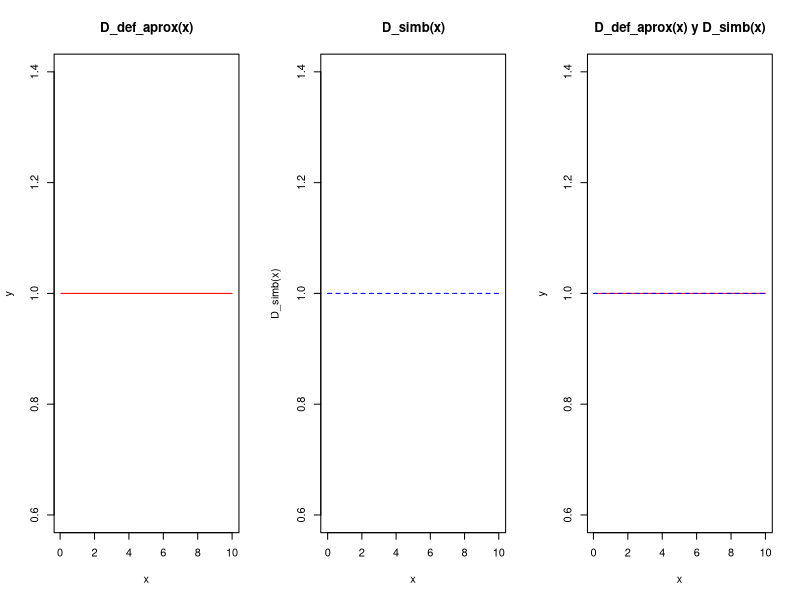
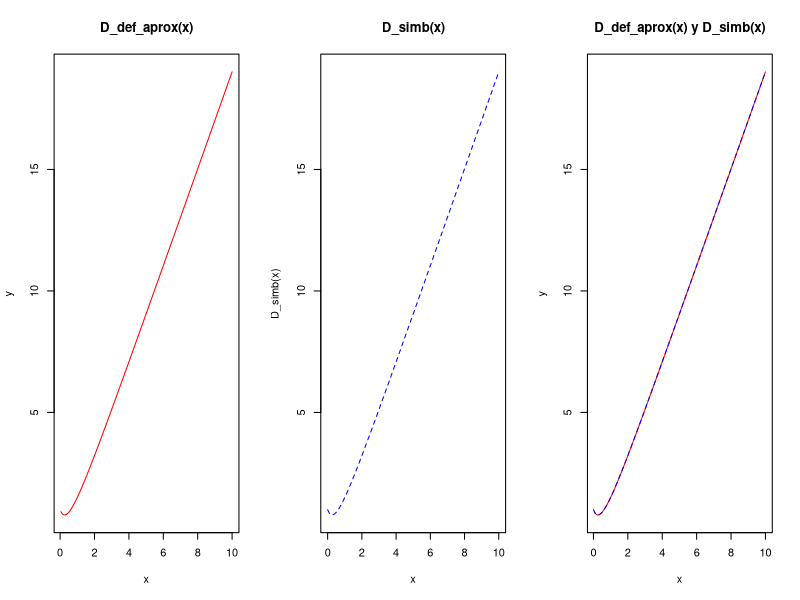
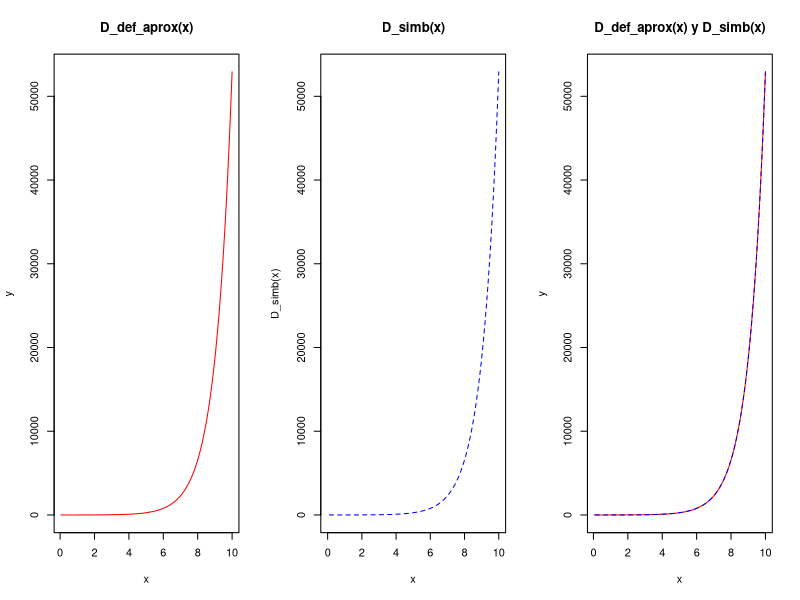
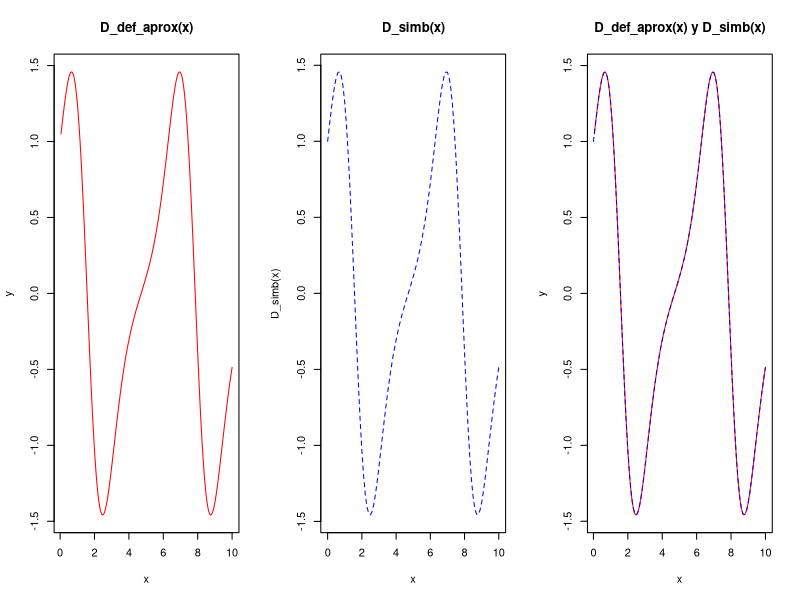
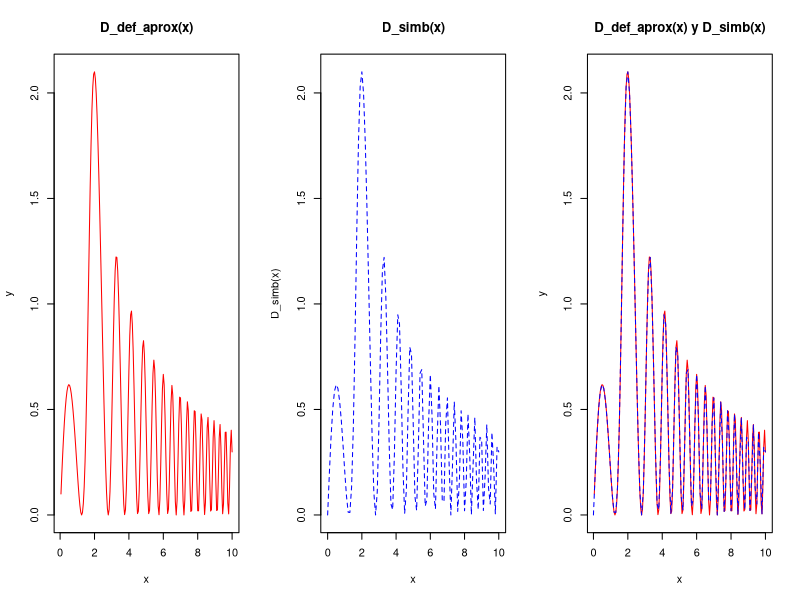
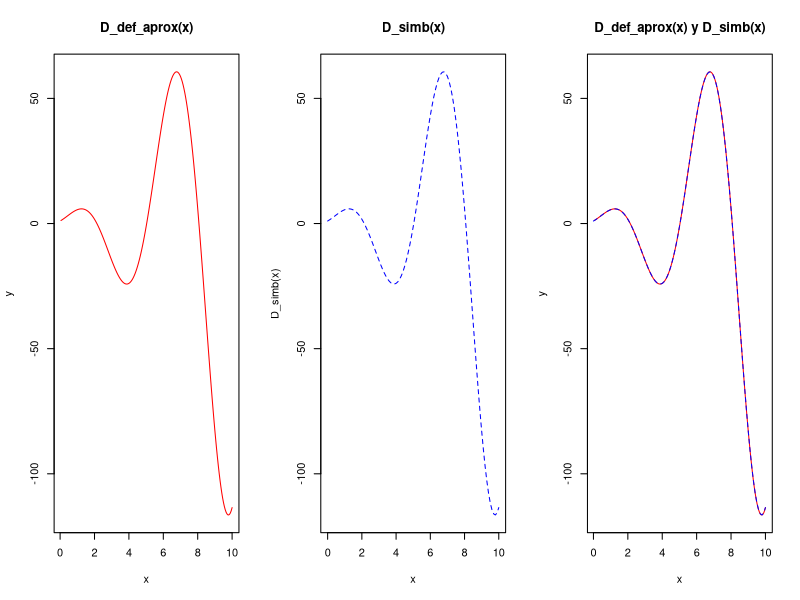
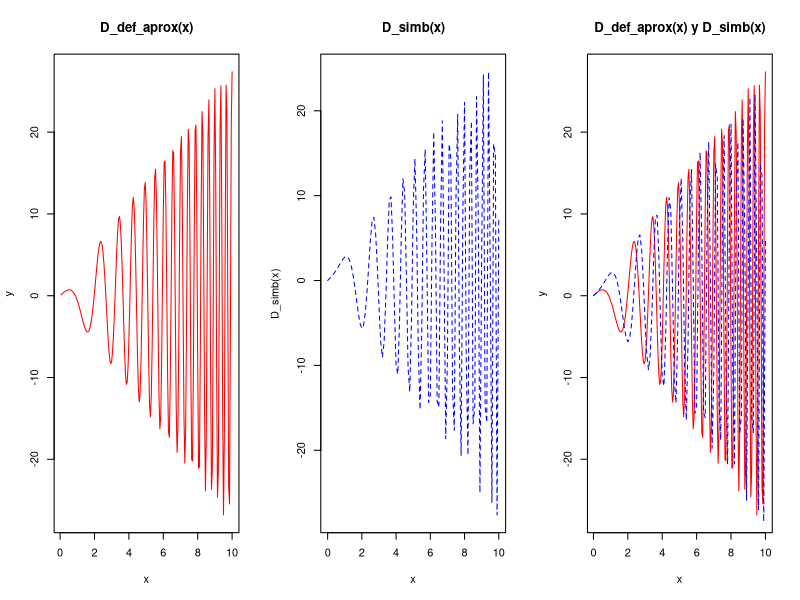
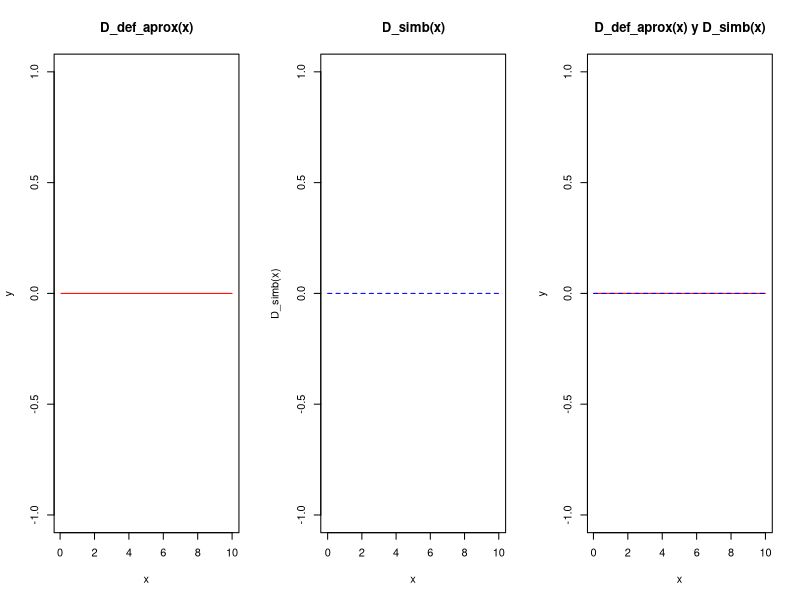

R code for these plots, in order:
MSR <- function(y,y_hat){
  if (length(y)==length(y_hat)){
    return(mean((y-y_hat)^2))
  }
}#Se define una función para calcular el error cuadrático medio
EA <- function(y,y_hat){
  sum(abs(y-y_hat))
}#se define una función para calcular el error absoluto en el intervalo
####a####
D_def_aprox <- function(i){
  
  f <- function(x){ (x^2)/x }
  
  
  stepp <- (1/100000)
  return((f(i+stepp)-f(i))/stepp)
}#Se define la función D_def que calcula la derivada dela función f definida
#internamente mediante la definición de derivada. 
x <- (1:200)/20
y <- round(D_def_aprox(x),5)

par(mfrow=c(1,3))


D_simb <- function(x){ rep(1,length(x))}
#Se define la derivada obtenida de forma analítica.
plot(x,y,type="l",col="red")
title(main="D_def_aprox(x)")
curve(D_simb(x),0,10,col="blue",lty=2)
title(main="D_simb(x)")

plot(x,y,type="l",col="red")
curve(D_simb(x),0,10,col="blue",lty=2,add=TRUE)
title(main="D_def_aprox(x) y D_simb(x)")


#Se calcúla el error cuadrático medio. 
MSR(D_simb(x),D_def_aprox(x))
#Se calcúla el error absoluto en el intervalo 1,10
EA(D_simb(x),D_def_aprox(x))

####b####
D_def_aprox <- function(i){
  
  f <- function(x){ ( ((x^3)+2*x+1)/(x+1)  )}
  
  
  stepp <- (1/100000)
  return((f(i+stepp)-f(i))/stepp)
}#Se define la función D_def que calcula la derivada dela función f definida
#internamente mediante la definición de derivada. 
x <- (1:200)/20
y <- round(D_def_aprox(x),5)

par(mfrow=c(1,3))


D_simb <- function(x){ ((2*x^3)+(3*x^2)+1)/((x+1)^2)}
#Se define la derivada obtenida de forma analítica.
plot(x,y,type="l",col="red")
title(main="D_def_aprox(x)")
curve(D_simb(x),0,10,col="blue",lty=2)
title(main="D_simb(x)")

plot(x,y,type="l",col="red")
curve(D_simb(x),0,10,col="blue",lty=2,add=TRUE)
title(main="D_def_aprox(x) y D_simb(x)")

#Se calcúla el error cuadrático medio. 
MSR(D_simb(x),D_def_aprox(x))
#Se calcúla el error absoluto en el intervalo 1,10
EA(D_simb(x),D_def_aprox(x))
####c####
D_def_aprox <- function(i){
  
  f <- function(x){ log(x)*exp(x)}
  
  
  stepp <- (1/100000)
  return((f(i+stepp)-f(i))/stepp)
}#Se define la función D_def que calcula la derivada dela función f definida
#internamente mediante la definición de derivada. 
x <- (1:200)/20
y <- round(D_def_aprox(x),5)

par(mfrow=c(1,3))


D_simb <- function(x){ exp(x)*((1/x)+log(x))}
#Se define la derivada obtenida de forma analítica.
plot(x,y,type="l",col="red")
title(main="D_def_aprox(x)")
curve(D_simb(x),0,10,col="blue",lty=2)
title(main="D_simb(x)")

plot(x,y,type="l",col="red")
curve(D_simb(x),0,10,col="blue",lty=2,add=TRUE)
title(main="D_def_aprox(x) y D_simb(x)")


#Se calcúla el error cuadrático medio. 
MSR(D_simb(x),D_def_aprox(x))
#Se calcúla el error absoluto en el intervalo 1,10
EA(D_simb(x),D_def_aprox(x))
####d####
D_def_aprox <- function(i){
  
  f <- function(x){ exp(sin(x))}
  
  
  stepp <- (1/100000)
  return((f(i+stepp)-f(i))/stepp)
}#Se define la función D_def que calcula la derivada dela función f definida
#internamente mediante la definición de derivada. 
x <- (1:200)/20
y <- round(D_def_aprox(x),5)

par(mfrow=c(1,3))


D_simb <- function(x){ exp(sin(x))*cos(x)}
#Se define la derivada obtenida de forma analítica.
plot(x,y,type="l",col="red")
title(main="D_def_aprox(x)")
curve(D_simb(x),0,10,col="blue",lty=2)
title(main="D_simb(x)")

plot(x,y,type="l",col="red")
curve(D_simb(x),0,10,col="blue",lty=2,add=TRUE)
title(main="D_def_aprox(x) y D_simb(x)")
#Se calcúla el error cuadrático medio. 
MSR(D_simb(x),D_def_aprox(x))
#Se calcúla el error absoluto en el intervalo 1,10
EA(D_simb(x),D_def_aprox(x))
####e####
D_def_aprox <- function(i){
  
  f <- function(x){ log((x^2)+cos(x^2))}
  
  
  stepp <- (1/100000)
  return((f(i+stepp)-f(i))/stepp)
}#Se define la función D_def que calcula la derivada dela función f definida
#internamente mediante la definición de derivada. 
x <- (1:200)/20
y <- round(D_def_aprox(x),5)

par(mfrow=c(1,3))


D_simb <- function(x){ ((2*x)*(1-sin(x^2)))/((x^2)+cos(x^2))}
#Se define la derivada obtenida de forma analítica.
plot(x,y,type="l",col="red")
title(main="D_def_aprox(x)")
curve(D_simb(x),0,10,col="blue",lty=2)
title(main="D_simb(x)")

plot(x,y,type="l",col="red")
curve(D_simb(x),0,10,col="blue",lty=2,add=TRUE)
title(main="D_def_aprox(x) y D_simb(x)")
#Se calcúla el error cuadrático medio. 
MSR(D_simb(x),D_def_aprox(x))
#Se calcúla el error absoluto en el intervalo 1,10
EA(D_simb(x),D_def_aprox(x))

####f####
D_def_aprox <- function(i){
  
  f <- function(x){ sin(x)*((x+1)^2)}
  
  
  stepp <- (1/100000)
  return((f(i+stepp)-f(i))/stepp)
}#Se define la función D_def que calcula la derivada dela función f definida
#internamente mediante la definición de derivada. 
x <- (1:200)/20
y <- round(D_def_aprox(x),5)

par(mfrow=c(1,3))


D_simb <- function(x){ (x+1)*(cos(x)*(x+1)+sin(x)*2)}
#Se define la derivada obtenida de forma analítica.
plot(x,y,type="l",col="red")
title(main="D_def_aprox(x)")
curve(D_simb(x),0,10,col="blue",lty=2)
title(main="D_simb(x)")

plot(x,y,type="l",col="red")
curve(D_simb(x),0,10,col="blue",lty=2,add=TRUE)
title(main="D_def_aprox(x) y D_simb(x)")


#Se calcúla el error cuadrático medio. 
MSR(D_simb(x),D_def_aprox(x))
#Se calcúla el error absoluto en el intervalo 1,10
EA(D_simb(x),D_def_aprox(x))
####g####
D_def_aprox <- function(i){
  
  f <- function(x){sin(x^2)+cos(x^2) }
  
  
  stepp <- (1/100000)
  return((f(i+stepp)-f(i))/stepp)
}#Se define la función D_def que calcula la derivada dela función f definida
#internamente mediante la definición de derivada. 
x <- (1:200)/20
y <- round(D_def_aprox(x),5)

par(mfrow=c(1,3))


D_simb <- function(x){ 2*x*(cos(x^2)+sin(x^2))}
#Se define la derivada obtenida de forma analítica.
plot(x,y,type="l",col="red")
title(main="D_def_aprox(x)")
curve(D_simb(x),0,10,col="blue",lty=2)
title(main="D_simb(x)")

plot(x,y,type="l",col="red")
curve(D_simb(x),0,10,col="blue",lty=2,add=TRUE)
title(main="D_def_aprox(x) y D_simb(x)")


#Se calcúla el error cuadrático medio. 
MSR(D_simb(x),D_def_aprox(x))
#Se calcúla el error absoluto en el intervalo 1,10
EA(D_simb(x),D_def_aprox(x))
####h####
D_def_aprox <- function(i){
  
  f <- function(x){(sin(x)^2)+(cos(x)^2)  }
  
  
  stepp <- (1/100000)
  return((f(i+stepp)-f(i))/stepp)
}#Se define la función D_def que calcula la derivada dela función f definida
#internamente mediante la definición de derivada. 
x <- (1:200)/20
y <- round(D_def_aprox(x),5)

par(mfrow=c(1,3))


D_simb <- function(x){ rep(0,length(x))}
#Se define la derivada obtenida de forma analítica.
plot(x,y,type="l",col="red")
title(main="D_def_aprox(x)")
curve(D_simb(x),0,10,col="blue",lty=2)
title(main="D_simb(x)")

plot(x,y,type="l",col="red")
curve(D_simb(x),0,10,col="blue",lty=2,add=TRUE)
title(main="D_def_aprox(x) y D_simb(x)")


#Se calcúla el error cuadrático medio. 
MSR(D_simb(x),D_def_aprox(x))
#Se calcúla el error absoluto en el intervalo 1,10
EA(D_simb(x),D_def_aprox(x))
####i####
D_def_aprox <- function(i){
  
  f <- function(x){log((x^2)+1)/((x^2)+1)  }
  
  
  stepp <- (1/100000)
  return((f(i+stepp)-f(i))/stepp)
}#Se define la función D_def que calcula la derivada dela función f definida
#internamente mediante la definición de derivada. 
x <- (1:200)/20
y <- round(D_def_aprox(x),5)

par(mfrow=c(1,3))


D_simb <- function(x){  (2*x*(1-log((x^2)+1)))/(x^2+1)^2}
#Se define la derivada obtenida de forma analítica.
plot(x,y,type="l",col="red")
title(main="D_def_aprox(x)")
curve(D_simb(x),0,10,col="blue",lty=2)
title(main="D_simb(x)")

plot(x,y,type="l",col="red")
curve(D_simb(x),0,10,col="blue",lty=2,add=TRUE)
title(main="D_def_aprox(x) y D_simb(x)")


#Se calcúla el error cuadrático medio. 
MSR(D_simb(x),D_def_aprox(x))
#Se calcúla el error absoluto en el intervalo 1,10
EA(D_simb(x),D_def_aprox(x))

